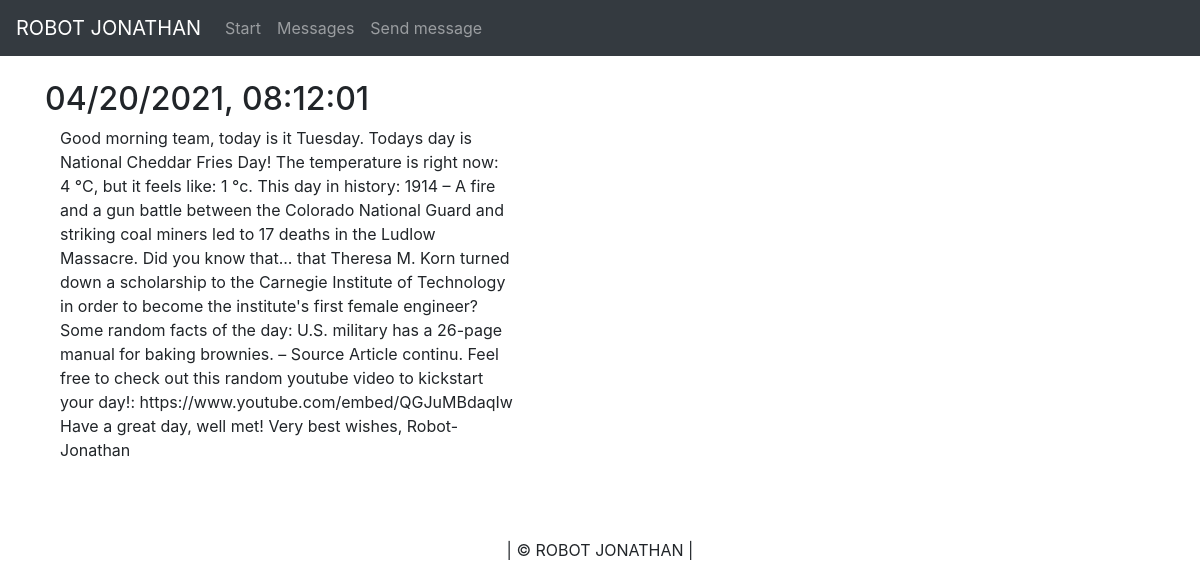
Page /messages/6 on the committed database.
### robot/models.py (models this page shows, shortened)
class Message(db.Model):
	__tablename__ = 'messages'
	id = db.Column(db.Integer, primary_key=True)
	message = db.Column(db.String(), nullable=False)
	created = db.Column(db.String(), nullable=False)

### robot/messages/views.py (the view)
@messages.route('/messages/<int:message_id>')
def message(message_id):
	message = Message.query.get_or_404(message_id)
	return render_template('message.html', message=message)

### robot/templates/message.html (shortened to what this page needs)
{% extends "base.html" %}
{% block content %}
<div class="container">
  <h2>{{message.created}}</h2>
    <div class="row">
        <div class="col-md-8">
            <div class="col-md-8">
                <dd>
                    {{message.message}}
                </dd>
            </div>
        </div>
    </div>
    </div>
{% endblock %}

### rows in the picture
Message: created "04/20/2021, 08:12:01", message "Good morning team, today is it Tuesday. Todays day is National Cheddar Fries Day! The temperature is right now: 4 °C, but it feels like: 1 °c. This day in history: 1914 – A fire and a gun battle between the Colorado National Guard and striking coal miners led to 17 deaths in the Ludlow Massacre. Did you know that... that Theresa M. Korn turned down a scholarship to the Carnegie Institute of Technology in order to become the institute's first female engineer? Some random facts of the day: U.S. military has a 26-page manual for baking brownies. – Source Article continu. Feel free to check out this random youtube video to kickstart your day!: https://www.youtube.com/embed/QGJuMBdaqIw Have a…"
